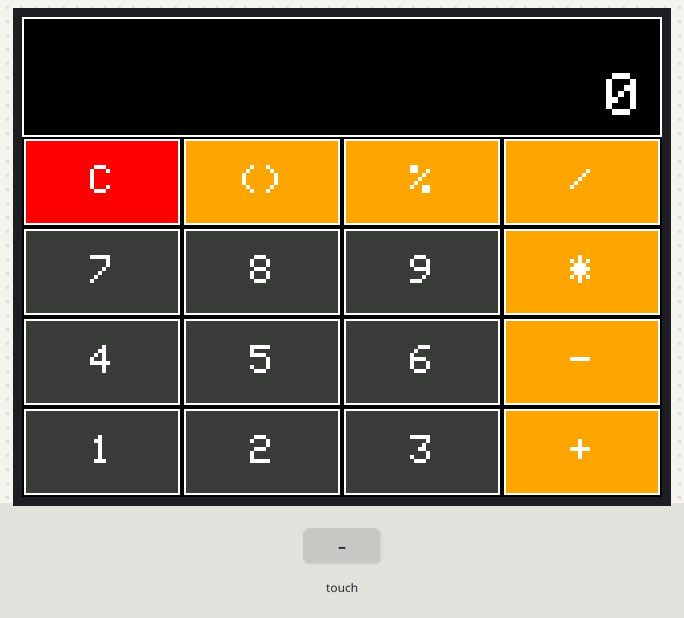
Recording of a sketch running on a simulated Arduino Uno, built with avr-gcc and run on an emulated ATmega328P. Parts: 320×240 colour display. The inputs (shaded band) are chosen by the test bench. What the sketch prints to the serial monitor is not drawn.

Above: at 1.5 s.
1.6 s: touch panel pressed at 38 % / 10 % of its raw x / y range
At 1.7 s:
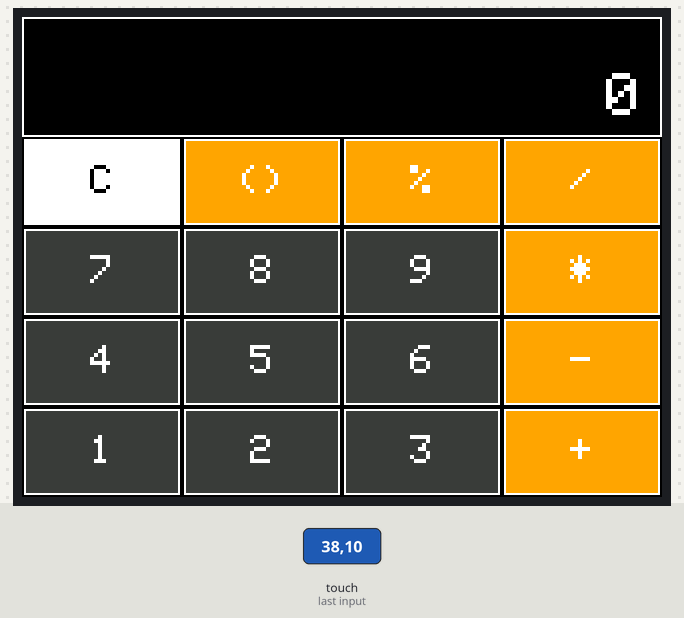
3.2 s: touch panel pressed at 38 % / 30 % of its raw x / y range
At 3.28 s:
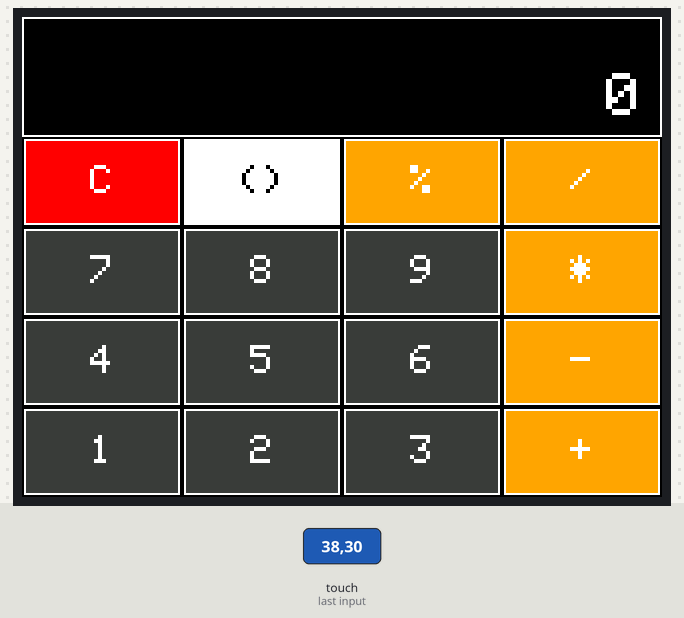
4.8 s: touch panel pressed at 38 % / 50 % of its raw x / y range
At 4.86 s:
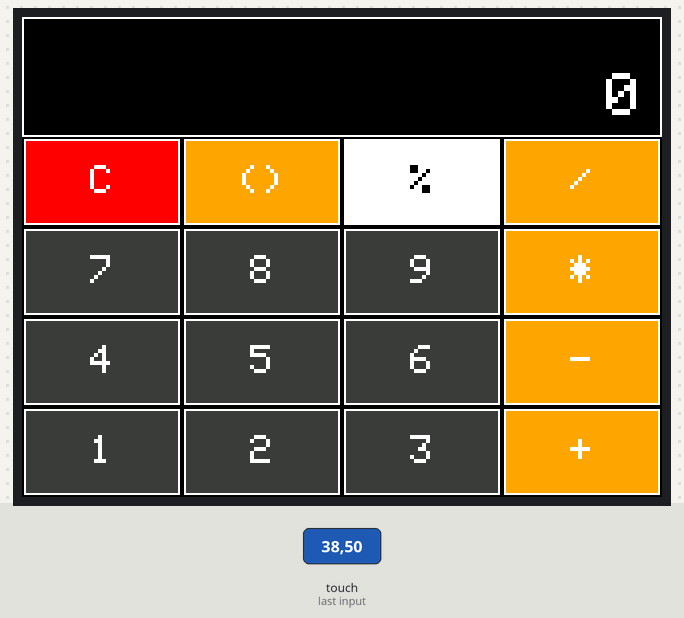
6.4 s: touch panel pressed at 87 % / 90 % of its raw x / y range
At 6.49 s:
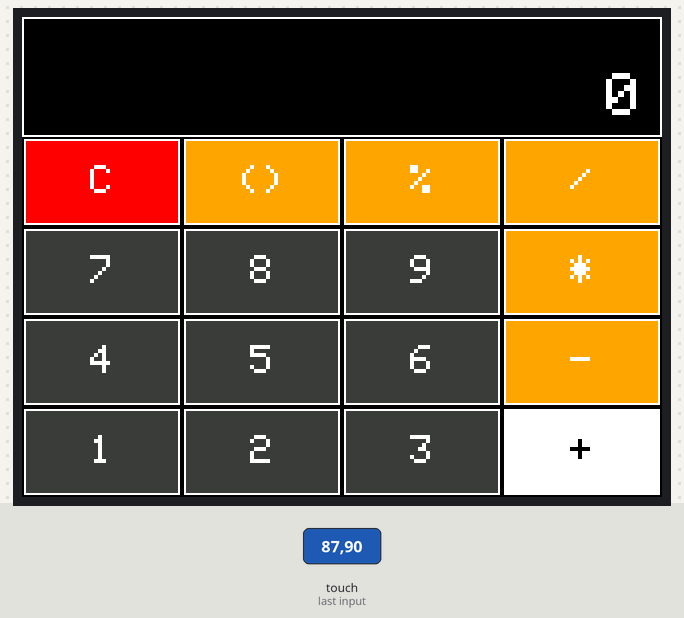
8.0 s: touch panel pressed at 38 % / 90 % of its raw x / y range
At 8.07 s:
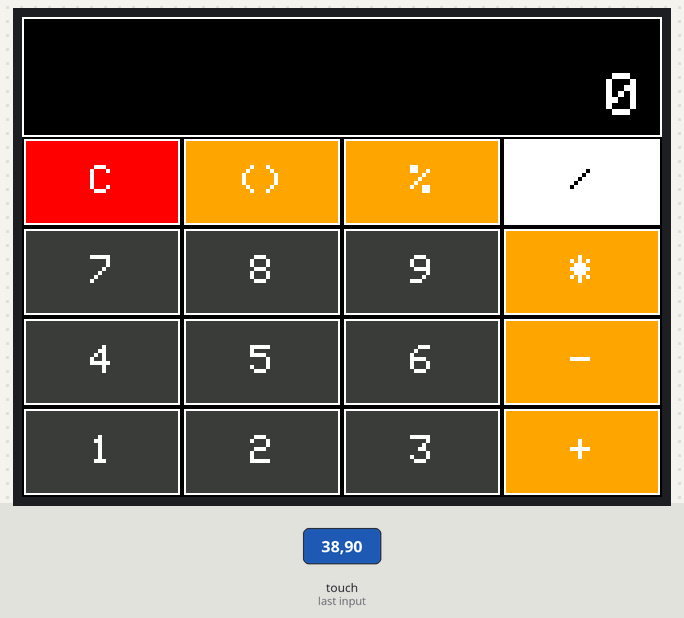
9.6 s: touch panel pressed at 62 % / 10 % of its raw x / y range
At 10.5 s:
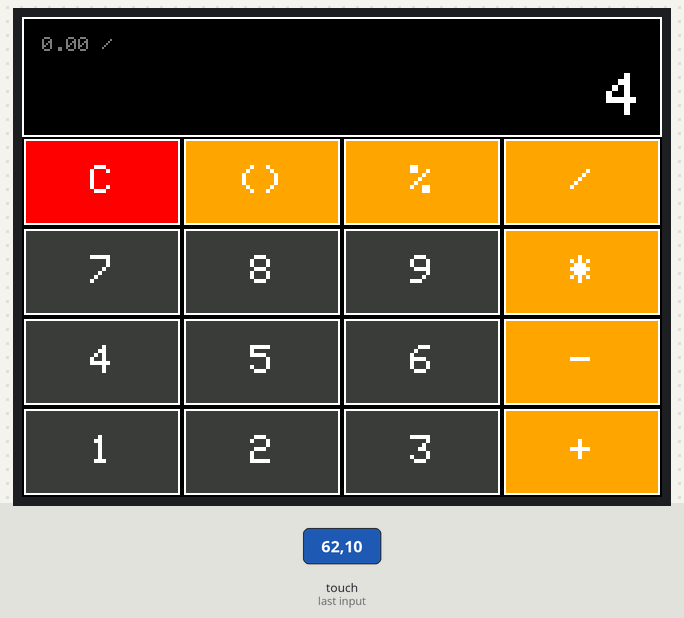
Timing chart, 0 to 12.2 s (numbered marks = the images above; inputs shaded):
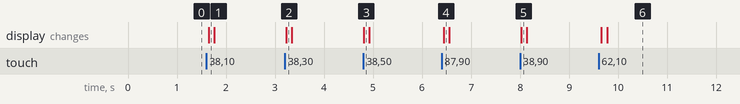

The sketch:

hesapmakinasi2-8incekran.ino
```cpp
// HESAP MAKINESI
// 2.8" TFT LCD Shield icin
// Tam fonksiyonel dokunmatik hesap makinesi

#include <Adafruit_GFX.h>
#include <MCUFRIEND_kbv.h>
#include <TouchScreen.h>

MCUFRIEND_kbv tft;

// Dokunmatik pinler
#define YP A3
#define XM A2
#define YM 9
#define XP 8

// KALIBRASYON DEGERLERI
#define TS_MINX 88
#define TS_MINY 187
#define TS_MAXX 916
#define TS_MAXY 867

#define MINPRESSURE 10
#define MAXPRESSURE 1000

TouchScreen ts = TouchScreen(XP, YP, XM, YM, 300);

// Renkler
#define BLACK   0x0000
#define BLUE    0x001F
#define RED     0xF800
#define GREEN   0x07E0
#define CYAN    0x07FF
#define MAGENTA 0xF81F
#define YELLOW  0xFFE0
#define WHITE   0xFFFF
#define ORANGE  0xFD20
#define GRAY    0x7BEF
#define DARKGRAY 0x39E7

// Ekran ayarlari
const int EKRAN_YUKSEKLIK = 60;
const int BUTON_GENISLIK = 80;
const int BUTON_YUKSEKLIK = 45;

// Hesap makinesi degiskenleri
String mevcutSayi = "0";
double sayi1 = 0;
double sayi2 = 0;
char islem = ' ';
bool yeniSayiGir = true;
bool ondalikVar = false;

// Buton yapisi
struct Buton {
  int x, y, w, h;
  String etiket;
  uint16_t renk;
};

// Butonlar (4x5 grid)
Buton butonlar[20];

void setup() {
  Serial.begin(9600);
  Serial.println("Hesap Makinesi Basliyor...");

  uint16_t ID = tft.readID();
  tft.begin(ID);
  tft.setRotation(1);

  // Butonlari tanimla
  butonlariOlustur();

  // Ekrani ciz
  ekranCiz();

  Serial.println("Hesap makinesi hazir!");
}

void butonlariOlustur() {
  // Satirlar: 0=C/+/-, 1=7-8-9-/, 2=4-5-6-*, 3=1-2-3--, 4=0-.-=--+

  String etiketler[20] = {
    "C", "()", "%", "/",
    "7", "8", "9", "*",
    "4", "5", "6", "-",
    "1", "2", "3", "+",
    "0", ".", "=", "AC"
  };

  int index = 0;
  for(int satir = 0; satir < 5; satir++) {
    for(int sutun = 0; sutun < 4; sutun++) {
      butonlar[index].x = sutun * BUTON_GENISLIK;
      butonlar[index].y = EKRAN_YUKSEKLIK + satir * BUTON_YUKSEKLIK;
      butonlar[index].w = BUTON_GENISLIK;
      butonlar[index].h = BUTON_YUKSEKLIK;
      butonlar[index].etiket = etiketler[index];

      // Renk ata
      if (etiketler[index] == "C" || etiketler[index] == "AC") {
        butonlar[index].renk = RED;
      } else if (etiketler[index] == "=") {
        butonlar[index].renk = GREEN;
      } else if (etiketler[index] == "+" || etiketler[index] == "-" ||
                 etiketler[index] == "*" || etiketler[index] == "/" ||
                 etiketler[index] == "%" || etiketler[index] == "()") {
        butonlar[index].renk = ORANGE;
      } else {
        butonlar[index].renk = DARKGRAY;
      }

      index++;
    }
  }
}

void ekranCiz() {
  tft.fillScreen(BLACK);

  // Ekran alani
  tft.fillRect(0, 0, 320, EKRAN_YUKSEKLIK, BLACK);
  tft.drawRect(0, 0, 320, EKRAN_YUKSEKLIK, WHITE);

  // Butonlari ciz
  for(int i = 0; i < 20; i++) {
    butonCiz(i, false);
  }

  // Sayiyi goster
  sayiGoster();
}

void butonCiz(int index, bool basildi) {
  Buton b = butonlar[index];

  // Buton arka plani
  uint16_t renk = basildi ? WHITE : b.renk;
  tft.fillRect(b.x + 2, b.y + 2, b.w - 4, b.h - 4, renk);

  // Buton kenarligi
  tft.drawRect(b.x + 1, b.y + 1, b.w - 2, b.h - 2, WHITE);

  // Buton etiketi
  tft.setTextSize(2);
  tft.setTextColor(basildi ? BLACK : WHITE);

  // Metni ortala
  int textX = b.x + (b.w - b.etiket.length() * 12) / 2;
  int textY = b.y + (b.h - 16) / 2;

  tft.setCursor(textX, textY);
  tft.print(b.etiket);
}

void sayiGoster() {
  // Ekrani temizle
  tft.fillRect(5, 5, 310, EKRAN_YUKSEKLIK - 10, BLACK);

  // Eger islem varsa onu goster
  if (islem != ' ' && !yeniSayiGir) {
    tft.setTextSize(1);
    tft.setTextColor(GRAY);
    tft.setCursor(10, 10);
    tft.print(sayi1, 2);
    tft.print(" ");
    tft.print(islem);
  }

  // Mevcut sayiyi goster
  tft.setTextSize(3);
  tft.setTextColor(WHITE);

  // Metni saga yasla
  int uzunluk = mevcutSayi.length();
  int textX = 310 - (uzunluk * 18);
  if (textX < 10) textX = 10; // Sol kenara yapismamasi icin

  tft.setCursor(textX, 28);
  tft.print(mevcutSayi);
}

void loop() {
  TSPoint p = ts.getPoint();
  pinMode(XM, OUTPUT);
  pinMode(YP, OUTPUT);

  if (p.z > MINPRESSURE && p.z < MAXPRESSURE) {
    int touchX = map(p.y, TS_MINX, TS_MAXX, 0, tft.width());
    int touchY = map(p.x, TS_MINY, TS_MAXY, 0, tft.height());

    touchX = constrain(touchX, 0, tft.width());
    touchY = constrain(touchY, 0, tft.height());

    // Hangi butona basildi?
    for(int i = 0; i < 20; i++) {
      Buton b = butonlar[i];
      if (touchX >= b.x && touchX <= b.x + b.w &&
          touchY >= b.y && touchY <= b.y + b.h) {

        // Buton basilma efekti
        butonCiz(i, true);
        delay(100);
        butonCiz(i, false);

        // Butonu isle
        butonIsle(b.etiket);

        delay(150); // Debounce
        break;
      }
    }
  }

  delay(50);
}

void butonIsle(String buton) {
  Serial.print("Buton: ");
  Serial.println(buton);

  // Rakam butonlari
  if (buton >= "0" && buton <= "9") {
    if (yeniSayiGir || mevcutSayi == "0") {
      mevcutSayi = buton;
      yeniSayiGir = false;
    } else {
      if (mevcutSayi.length() < 10) { // Max 10 basamak
        mevcutSayi += buton;
      }
    }
  }

  // Ondalik nokta
  else if (buton == ".") {
    if (!ondalikVar) {
      if (yeniSayiGir) {
        mevcutSayi = "0.";
        yeniSayiGir = false;
      } else {
        mevcutSayi += ".";
      }
      ondalikVar = true;
    }
  }

  // Temizle
  else if (buton == "C") {
    mevcutSayi = "0";
    yeniSayiGir = true;
    ondalikVar = false;
  }

  // Tamamen sifirla
  else if (buton == "AC") {
    mevcutSayi = "0";
    sayi1 = 0;
    sayi2 = 0;
    islem = ' ';
    yeniSayiGir = true;
    ondalikVar = false;
  }

  // Islem butonlari
  else if (buton == "+" || buton == "-" || buton == "*" || buton == "/" || buton == "%") {
    if (islem != ' ' && !yeniSayiGir) {
      // Onceki islemi tamamla
      hesapla();
    } else {
      sayi1 = mevcutSayi.toDouble();
    }

    islem = buton.charAt(0);
    yeniSayiGir = true;
    ondalikVar = false;

    Serial.print("Islem: ");
    Serial.print(sayi1);
    Serial.print(" ");
    Serial.println(islem);
  }

  // Esittir
  else if (buton == "=") {
    if (islem != ' ') {
      hesapla();
      islem = ' ';
    }
  }

  sayiGoster();
}

void hesapla() {
  sayi2 = mevcutSayi.toDouble();
  double sonuc = 0;
  bool hata = false;

  Serial.print("Hesaplama: ");
  Serial.print(sayi1);
  Serial.print(" ");
  Serial.print(islem);
  Serial.print(" ");
  Serial.print(sayi2);

  switch(islem) {
    case '+':
      sonuc = sayi1 + sayi2;
      break;
    case '-':
      sonuc = sayi1 - sayi2;
      break;
    case '*':
      sonuc = sayi1 * sayi2;
      break;
    case '/':
      if (sayi2 != 0) {
        sonuc = sayi1 / sayi2;
      } else {
        mevcutSayi = "HATA";
        hata = true;
      }
      break;
    case '%':
      sonuc = ((int)sayi1) % ((int)sayi2);
      break;
  }

  Serial.print(" = ");
  Serial.println(sonuc);

  if (!hata) {
    // Sonucu string'e cevir
    if (sonuc == (int)sonuc && abs(sonuc) < 1000000) {
      // Tam sayi
      mevcutSayi = String((int)sonuc);
    } else {
      // Ondalikli sayi
      mevcutSayi = String(sonuc, 4);

      // Gereksiz sifirlari sil
      while (mevcutSayi.indexOf('.') != -1 &&
             (mevcutSayi.endsWith("0") || mevcutSayi.endsWith("."))) {
        mevcutSayi.remove(mevcutSayi.length() - 1);
      }
    }

    // Cok uzun sonuclar icin bilimsel gosterim
    if (mevcutSayi.length() > 10) {
      mevcutSayi = String(sonuc, 2);
      if (mevcutSayi.length() > 10) {
        mevcutSayi = "BUYUK";
      }
    }

    sayi1 = sonuc;
  }

  yeniSayiGir = true;
  ondalikVar = mevcutSayi.indexOf('.') != -1;
}
```

Measured:
- after the input at 1.6 s, the display: changes at once (image 1)
- after the input at 3.2 s, the display: changes at once (image 2)
- after the input at 4.8 s, the display: changes at once (image 3)
- after the input at 6.4 s, the display: changes at once (image 4)
- after the input at 8.0 s, the display: changes at once (image 5)
- after the input at 9.6 s, the display: first changes after 0.05 s (image 6 shows a later state)
